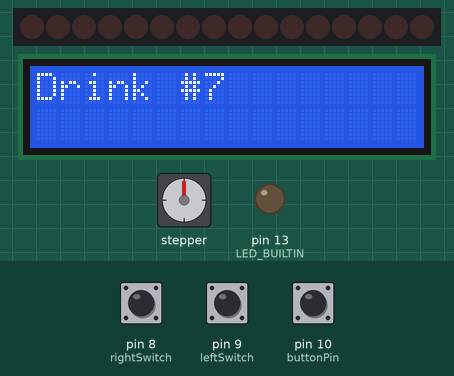
Recording of a program running on a simulated Arduino Uno, built with avr-gcc and run on an emulated ATmega328P. Parts: stepper motor, 16 shift-register outputs drawn as a row of LEDs (first output left, lit = HIGH), 16×2 character LCD, output pins drawn as LEDs (lit = HIGH). Wiring (inferred from the names in the program): stepper motor driver (6400 steps per turn assumed): step pin 3; direction pin 2; 2 × shift register (74HC595): data pin 7; shift clock pin 6; latch pin 5. Wiring (inferred from the signals the program sends): row of LEDs: on Q0, Q1, Q2, Q3, Q4, Q5, Q6, Q7, Q8, Q9, Q10, Q11, Q12, Q13, Q14, Q15. The inputs (shaded band) are chosen by the test bench; at power-on: pin 10 (buttonPin) HIGH, pin 8 (rightSwitch) HIGH, pin 9 (leftSwitch) HIGH. Pins used as bus, display or sensor lines are not drawn; what the program prints to the serial monitor is not drawn.

Above: at 1.2 s.
1.3 s: pin 10 (buttonPin) pulled LOW for 1 s
At 3.4 s:
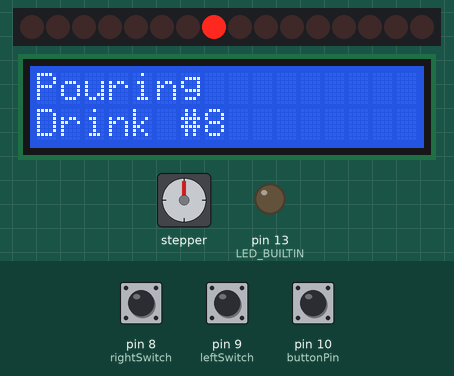
5.3 s: pin 8 (rightSwitch) pulled LOW for 1 s
At 5.3 s:
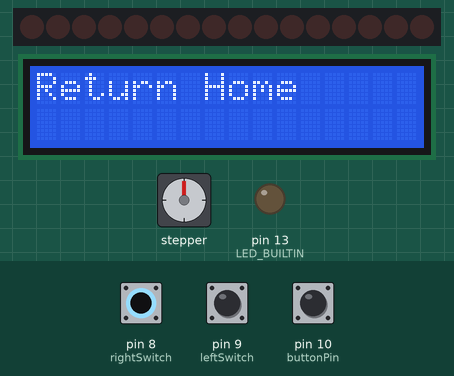
9.3 s: pin 10 (buttonPin) pulled LOW for 0.25 s
At 10.5 s:
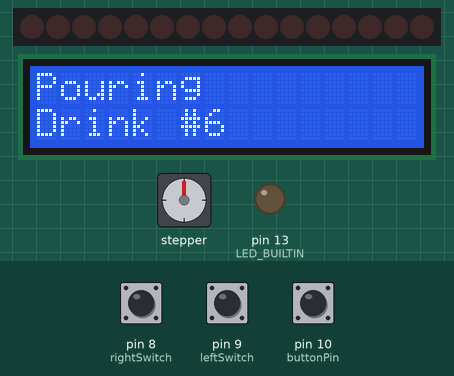
Timing chart, 0 to 25.9 s (numbered marks = the images above; inputs shaded):
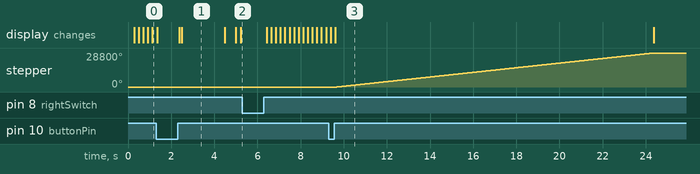

The program:

main.cpp
```cpp
#include "Arduino.h"
#include "Wire.h"
#include "LiquidCrystal_I2C.h"
#include "Header.h"
#include "Solenoid.h"
#include "Platform.h"
#include "Controller.h"

/*=============================
     INSTANCIATE OBJECTS
==============================*/

// Create the array of solenoid objects
const Solenoid solenoids[]{
    //   Activation num     x positions
    {solenoidIDs[0], solenoidPositions[0]},
    {solenoidIDs[1], solenoidPositions[1]},
    {solenoidIDs[2], solenoidPositions[2]},
    {solenoidIDs[3], solenoidPositions[3]},
    {solenoidIDs[4], solenoidPositions[4]},
    {solenoidIDs[5], solenoidPositions[5]},
    {solenoidIDs[6], solenoidPositions[6]},
    {solenoidIDs[7], solenoidPositions[7]},
    {solenoidIDs[8], solenoidPositions[8]},
    {solenoidIDs[9], solenoidPositions[9]},
    {solenoidIDs[10], solenoidPositions[10]},
    {solenoidIDs[11], solenoidPositions[11]},
    {solenoidIDs[12], solenoidPositions[12]},
    {solenoidIDs[13], solenoidPositions[13]},
    {solenoidIDs[14], solenoidPositions[14]},
    {solenoidIDs[15], solenoidPositions[15]}
};

// Create a platform object with current x position
// Platform plat(0);
Platform plat(solenoids[7].getxPos());

// Create the controller object
Controller controller(&plat, solenoids);

// initialize the liquid crystal library
// the first parameter is  the I2C address
// the second parameter is how many rows are on your screen
// the  third parameter is how many columns are on your screen
LiquidCrystal_I2C lcd(0x27, 16, 2);

//Switch input pins
const int leftSwitch = 9;
const int rightSwitch = 8;

//Button input pin
const int buttonPin = 10;

//Switch bools (for determining if switch is left or right)
bool leftState = 0;
bool rightState = 0;

//Counter to keep track of which drink is showing on LCD (indexes into drinkListNames[])
int drinkListIndex = 0;

//Timer varible used for determining length of button hold, alongside millis()
unsigned long myTime = 0;
bool enteredAdminMode = 0;


void setup()
{
    // Shift register pins
    pinMode(latchPin, OUTPUT);
    pinMode(clockPin, OUTPUT);
    pinMode(dataPin, OUTPUT);
    pinMode(LED_BUILTIN, OUTPUT);

    // Stepper motor controller pins
    pinMode(dirPin, OUTPUT);
    pinMode(stepPin, OUTPUT);

    // Input switch input pins
    pinMode(leftSwitch, INPUT_PULLUP);
    pinMode(rightSwitch, INPUT_PULLUP);

    // Input button input pin
    pinMode(buttonPin, INPUT_PULLUP);

    // Used for debugging
    Serial.begin(9600);

    // Make sure all the solenoids don't open first startup, stuff like that
    controller.BootUp();

    // initialize lcd screen then turn on the backlight
    lcd.init();
    lcd.backlight();
    lcd.setCursor(0, 0);
    lcd.print("sup");
}

void loop()
{

    rightState = digitalRead(rightSwitch); // Read the state of the right switch
    leftState = digitalRead(leftSwitch);   // Read the state of the left switch


    if (rightState == 0 and leftState == 0) // Left on switch
    {   if(drinkListIndex == 0){drinkListIndex = NUMBER_RECIPES;} //Prevent walking off array
        drinkListIndex--;
        lcd.setCursor(0, 0);
        lcd.clear();
        lcd.print(drinkListNames[drinkListIndex]);
    }
    else if (rightState == 1 and leftState == 1) // Right on switch
    {
        if (drinkListIndex == NUMBER_RECIPES-1){drinkListIndex = -1;} // Prevent walking off array
        drinkListIndex++;
        lcd.setCursor(0, 0);
        lcd.clear();
        lcd.print(drinkListNames[drinkListIndex]);
    }
    else if (rightState == 0 and leftState == 1) // No switch input
    {
        ;//No op
    }

    // Pour button was pressed (if it's held for calibrateModeHoldDuration seconds, then enter Calibrate mode)
    if(digitalRead(buttonPin) == 0){

        //Start the timer to see if it's held
        myTime = millis();
        while (digitalRead(buttonPin) == 0 && enteredAdminMode == 0){
            if(millis() - myTime >= calibrateModeHoldDuration){
                enteredAdminMode = 1;

                lcd.setCursor(0, 0);
                lcd.clear();
                lcd.print("Move to bottle 8");
                lcd.setCursor(0, 1);
                lcd.print("(rightmost one)");

                controller.AdminCalibrate(leftSwitch, rightSwitch, buttonPin);
            }
            delay(200);
        }

        //Pour the drink
        if(enteredAdminMode == 0){
            lcd.setCursor(0, 0);
            lcd.clear();
            lcd.print("Pouring");
            lcd.setCursor(0, 1);
            lcd.print(drinkListNames[drinkListIndex]);
            controller.ErrBodyInTheClub(drinkList[drinkListIndex]);
            lcd.clear();
            lcd.setCursor(0, 0);
            lcd.print(drinkListNames[drinkListIndex]);
        }

        // Pretty admin mode exit screen
        else{
            enteredAdminMode = 0;
            lcd.setCursor(0, 0);
            lcd.clear();
            lcd.print("Exiting");
            for (short i = 0; i < 16; i++)
            {
                lcd.setCursor(i, 1);
                lcd.print("*");
                delay(100);
            }
            lcd.setCursor(0, 0);
            lcd.clear();
        }
    }
    delay(200); // Add a small delay to avoid rapid polling


    // controller.plat->Pull(400);
    // controller.plat->Push(40);
    // while(1){};


    // controller.ErrBodyInTheClub(drinkList[2]);

    // controller.plat->Pull(5);
    //start 400, then 405, 410, 415 had bind.
    // controller.plat->Pull(50);

    // controller.plat->MoveTo(solenoids[7].getxPos());
    // delay(1000);

    //Output one shift register output at a time then looparooni
    // for(int i=0; i<16; i++)
    // {
    //     solenoids[i].Pour(300);
    // }


    // while(1){};

    /*
      controller.plat->MoveTo(solenoids[2].getxPos());
      delay(1000);
      solenoids[2].Pour(1000);

      controller.plat->MoveTo(solenoids[1].getxPos());
      delay(1000);
      solenoids[1].Pour(1000);

      controller.plat->MoveTo(solenoids[3].getxPos());
      delay(1000);
      solenoids[3].Pour(1000);

      controller.plat->MoveTo(solenoids[2].getxPos());
      delay(1000);
      solenoids[2].Pour(1000);

      controller.plat->MoveTo(solenoids[5].getxPos());
      delay(1000);
      solenoids[5].Pour(1000);

      controller.plat->MoveTo(solenoids[4].getxPos());
      solenoids[4].Pour(1000);

      controller.plat->MoveTo(solenoids[6].getxPos());
      solenoids[4].Pour(1000);
    */

    // controller.plat->Push(3);
    // controller.plat->Pull(400);

    // 43 steps between each one?

    // Solenoid 0 = 145
    // Solenoid 1 = 188
    // Solenoid 2 = 231
    // Solenoid 3 = 274
    // Solenoid 4 = 317
    // Solenoid 5 = 360
    // Solenoid 6 = 403
    // Solenoid 7 = 403 + ? (there was a bind so we don't know yet)

    /*
    //controller.ErrBodyInTheClub(drinkList[1]);

    solenoids[0].Pour(750);
    delay(2000);
    solenoids[1].Pour(750);
    delay(2000);
    */
}
```

Controller.cpp
```cpp
#include "arduino.h"
#include "Header.h"
#include "Controller.h"

//Default constructor
Controller::Controller(){};

//Parameterized contructor
Controller::Controller(Platform* arg_plat, Solenoid* arg_solenoids){
  plat = arg_plat;
  solenoids = arg_solenoids;
  };

// Housekeeping stuff
void Controller::BootUp(){
  CloseAllSolenoids();
};

void Controller::CloseAllSolenoids(){
  // ST_CP LOW to keep LEDs from changing while reading serial data
  digitalWrite(latchPin, LOW);
  // Shift out "0" to register.
  shiftOut(dataPin, clockPin, MSBFIRST, 0);
  // Output "0" so no more solenoid activation
  digitalWrite(latchPin, HIGH);
};


// Outputs position of platform
void Controller::ShowPosition(){
  Serial.print("Position: ");
  Serial.println(plat->getxPos());
};


// GETS THEM SHAWTIES OWN DA FLO
void Controller::ErrBodyInTheClub(short int* recipe){
  Serial.println("Beginning new drink");
  short int size = RecipeLen(recipe);
  short int solInRecipe[size/2];      //List of solenoid IDs in the recipe
  short int secInRecipe[size/2];      //List of pour durations in the recipe
  short int xPosInRecipe[size/2];     //List of solenoid coordinates in the recipe
  short int solenoidPos = 0;          //Helper variable
  short int platxPos = plat->getxPos();//Helper variable

  short int furthestLeft = -1;        //How far away from platform is the leftmost solenoid used in the recipe?
  short int furthestRight = -1;       //How far away from platform is the rightmost solenoid used in the recipe?


  Serial.print("Elements in recipe: ");
  Serial.println(size);

  //POPULATE THE THREE ARRAYS DECLARED ABOVE
  for(int i=0; i<size; i++){
    //If we're looking at a solenoid's ID
    if(i%2 == 0){
      solenoidPos = solenoids[recipe[i]].getxPos();

      xPosInRecipe[i/2] = solenoidPos;
      solInRecipe[i/2] = recipe[i];

      //Conditionally update furthestLeft and furthestRight
      if(solenoidPos > platxPos && abs(solenoidPos - platxPos) > furthestRight){
        furthestRight = abs(solenoidPos - platxPos);
      }
      else if (solenoidPos < platxPos && abs(solenoidPos - platxPos) > furthestLeft){
        furthestLeft = abs(solenoidPos - platxPos);
      }
    }
    //If we're looking at a pour duration
    else{
      secInRecipe[i/2] = recipe[i];
    }
  }

  //Sort solInRecipe asc or desc. secInRecipe gets sorted based on solInRecipe's sort to ensure pour durations don't get scrambled.
  if (furthestLeft == -1 && furthestRight == -1){
    Serial.println("No initial move, only one solenoid in recipe, already under, execute.");
  }
  else if (furthestLeft > furthestRight && furthestRight == -1){
    Serial.println("No initial move, sort descending and execute");
    SelectionSort(solInRecipe, secInRecipe, size/2, 'd');
  }
  else if (furthestRight > furthestLeft && furthestLeft == -1){
    Serial.println("No initial move, sort ascending and execute");
    SelectionSort(solInRecipe, secInRecipe, size/2, 'a');
  }
  else if (furthestLeft > furthestRight){
    Serial.println("Initial move right, sort descending and execute");
    SelectionSort(solInRecipe, secInRecipe, size/2, 'd');
  }
  else{
    Serial.println("Initial move left, sort ascending and execute");
    SelectionSort(solInRecipe, secInRecipe, size/2, 'a');
  }


  //Move the platform according to solInRecipe and pour according to secInRecipe
  for(short int i=0; i<size/2; i++){
    //Move to the solenoid
    Serial.print("Moving to ");
    Serial.print(solenoids[solInRecipe[i]].getxPos());
    Serial.print(" from ");
    Serial.println(plat->getxPos());
    plat->MoveTo(solenoids[solInRecipe[i]].getxPos());

    Serial.println("\nPouring solenoid ");
    Serial.print(solInRecipe[i]);
    Serial.print(" for ");
    Serial.print(secInRecipe[i]);
    Serial.println(" seconds ");
    solenoids[solInRecipe[i]].Pour(secInRecipe[i] * 1000);  //Convert seconds to ms
  }
  Serial.println("Drink complete.");
  Serial.println("==============================\n\n");
};


// Returns the length of a recipe array (excluding the -1 endstop)
short int Controller::RecipeLen(short int* recipe){
  int ctr = 0;
  while(recipe[ctr] != -1){
    ctr++;
  }
  return ctr;
};


// Basic selection sort. Pass an "a" or "d" for ascending or descending.
// Sorting logic is based on solInRecipe, and secInRecipe array mimics the swaps that happen to it (due to how I set up recipes)
void Controller::SelectionSort(short int* solInRecipe, short int* secInRecipe, short int size, char ascOrDesc){
  short int temp;
  short int idx;

  for (short int i = 0; i < size; i++)
  {
    idx = i;

    for (short int q = i + 1; q < size; q++)
    {
      if(ascOrDesc == 'a'){
        //Serial.println("ASCEND");
        if (solInRecipe[q] < solInRecipe[idx]){idx = q;}
      }
      if(ascOrDesc == 'd'){
        //Serial.print("DESCEND");
        if (solInRecipe[q] > solInRecipe[idx]){idx = q;}
      }
    }

    // SWAPPEM
    //Serial.println("Swapping");
    //Serial.print(solInRecipe[i]);
    //Serial.print(" and ");
    //Serial.println(solInRecipe[idx]);
    temp = solInRecipe[i];
    solInRecipe[i] = solInRecipe[idx];
    solInRecipe[idx] = temp;

    temp = secInRecipe[i];
    secInRecipe[i] = secInRecipe[idx];
    secInRecipe[idx] = temp;
  }

  for(int i=0; i<size; i++){
    Serial.print(solInRecipe[i]);
    Serial.print(", ");
  }

  return;
};

// Used for manually positioning the platform if something goes awry.
// Admin should position platform underneath the rightmost solenoid.
void Controller::AdminCalibrate(const int leftSwitch, const int rightSwitch, const int buttonPin){
  int leftState;
  int rightState;

  delay(4000);
  while (digitalRead(buttonPin) != 0){
    rightState = digitalRead(rightSwitch); // Read the state of the right switch
    leftState = digitalRead(leftSwitch);   // Read the state of the left switch

    if (rightState == 0 and leftState == 0) // Left on switch
    {
      plat->Pull(1);
    }
    else if (rightState == 1 and leftState == 1) // Right on switch
    {
      plat->Push(1);
    }
    else if (rightState == 0 and leftState == 1) // No switch input
    {
      ; // No op
    }
  }

  // Set this to the x-coordinate of the rightmost bottle on the robot
  // Check solenoidPositions[] in Header.cpp
  plat->setxPos(422);

  return;
  };
```

Controller.h
```cpp
#ifndef CONTROLLER_H
#define CONTROLLER_H
#include "Header.h"

struct Controller
{
  public:
      // References to the objects and data needed to pour a drink
      Platform *plat;
      const Solenoid *solenoids;

      // Default constructor
      Controller();

      // Parameterized constructor
      Controller(Platform *arg_plat, Solenoid *arg_solenoids);

      // Housekeeping stuff
      void BootUp();

      // Make sure all the solenoids don't open simultaneously upon bootup
      void CloseAllSolenoids();

      // Outputs position of platform
      void ShowPosition();

      /*
      Calculates the most efficient movement path for pouring drink X relative to platform's current position
      Algorithm summary:
      - Calculate the furthest solenoid used in the recipe on both sides of the platform
      - Move to the furthest solenoid on the side whose furthest solenoid was the lesser distance of the two
      - If the initial move is to the right, sort the drink and duration lists descending
      - If the initial move is to the left, sort the drink and duration lists ascending
      - Execute the list of movements and pour durations in the list.*/
      // Also gets them shawties out on da flo
      void ErrBodyInTheClub(short int* recipe);

      // Returns the length of a recipe array (excluding the -1 endstop)
      short int RecipeLen(short int* recipe);

      //Basic selection sort. Pass an "a" or "d" for ascending or descending.
      //Sorting logic is based on solInRecipe, and secInRecipe array mimics the swaps that happen to it (due to how I set up recipes)
      void SelectionSort(short int *solInRecipe, short int *secInRecipe, short int size, char ascOrDesc);

      //Used for manually positioning the platform if something goes awry.
      //Admin should position platform underneath the rightmost solenoid.
      void AdminCalibrate(const int leftSwitch, const int rightSwitch, const int buttonPin);
};
#endif
```

Header.cpp
```cpp
#include "Header.h"

/*==============================
    DEFINE GLOBAL VARIABLES
==============================*/
// Shift register pins and solenoid IDs (see Header.h for more details about what a solenoid ID is)
const short int latchPin = 5;
const short int clockPin = 6;
const short int dataPin = 7;

// Numbers fed into shift registers, and coordinates of each solenoid.
const unsigned int solenoidIDs[] = {1, 2, 4, 8, 16, 32, 64, 128, 256, 512, 1024, 2048, 4096, 8192, 16384, 32768};
const short int solenoidPositions[] = {133, 176, 212, 259, 300, 342, 385, 422, 426, 426, 426, 426, 426, 426, 426, 426};

// TB6600 pins - Stepper motor controller
const short int dirPin = 2;
const short int stepPin = 3;

// Stepper motor constants
const unsigned long stepsPerRev = 6400;
const short int stepDelay = 10; //7 originally, updated to 10 on Apr/7/25

// Calibration mode - How long to hold down button before entering.
const int calibrateModeHoldDuration = 4000;

// Drink Recipes
const short int drink1[] = {0,2,-1};    //Pour solenoid 0 for 2 seconds
const short int drink2[] = {1,2,-1};    //Pour solenoid 1 for 2 seconds
const short int drink3[] = {2,2,-1};
const short int drink4[] = {3,2,-1};
const short int drink5[] = {4,2,-1};
const short int drink6[] = {5,2,-1};
const short int drink7[] = {6,2,-1};
const short int drink8[] = {7,2,-1};
const short int returnHome[] = {7,0,-1}; //Pour solenoid 8 (rightmost) for 0 seconds

// ... and our drink list
const short int NUMBER_RECIPES = 9;
const short int *drinkList[NUMBER_RECIPES] = {drink1, drink2, drink3, drink4, drink5, drink6, drink7, drink8, returnHome};

// ... and the names of the drinks
const char *drinkListNames[] = {
    "Drink #1",
    "Drink #2",
    "Drink #3",
    "Drink #4",
    "Drink #5",
    "Drink #6",
    "Drink #7",
    "Drink #8",
    "Return Home"
};
```

Platform.h
```cpp
#ifndef PLATFORM_H
#define PLATFORM_H

class Platform
{
private:
    //The number representing the current location of the platform's center (how many revolutions away from stepper motor it is)
    short int xPos;


public:
    // Default constructor
    Platform();

    //Parameterized constructor
    Platform(short int arg_xPos);

    //Moves platform away from stepper motor X revolutions
    void Push(short int revs);

    //Moves platform towards stepper motor X revolutions
    void Pull(short int revs);

    //Moves platform to a specified X coordinate
    void MoveTo(short int new_xPos);

    // Getters
    short int getxPos();

    // Setters
    void setxPos(short int arg_xPos);
};
#endif
```

Source omitted: Header.h (2532 bytes), Platform.cpp (1494 bytes), Solenoid.cpp (1428 bytes), Solenoid.h (766 bytes)

Measured:
- after the input at 9.3 s, stepper: turns 28800° clockwise in 14.7 s, starting after 0.38 s; the display: first differs from a run without the input after 0.31 s (image 3)
- what the display in image 1 shows lasts 2.0 s, from 2.5 s to 4.5 s
